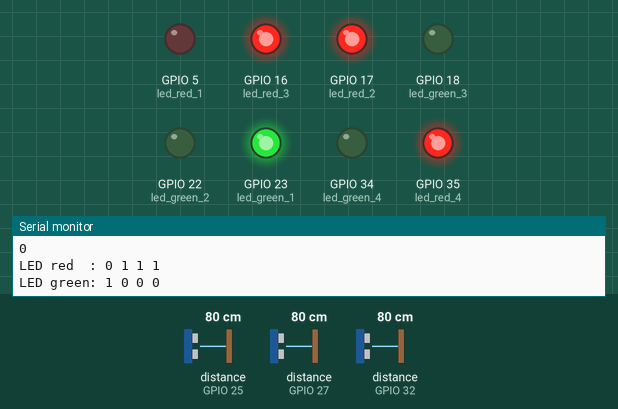
Simulated run of this sketch. Board: ESP32. On the bench: output pins drawn as LEDs (lit = HIGH), the last lines printed to the serial monitor. The test bench sets the inputs (shaded band); at power-on: distance to the obstacle (sensors on GPIO 25, GPIO 27, GPIO 32) 80 cm. The echo pulse lasts 58.3 µs per cm.

Above: at 3.0 s.
At 6.21 s:
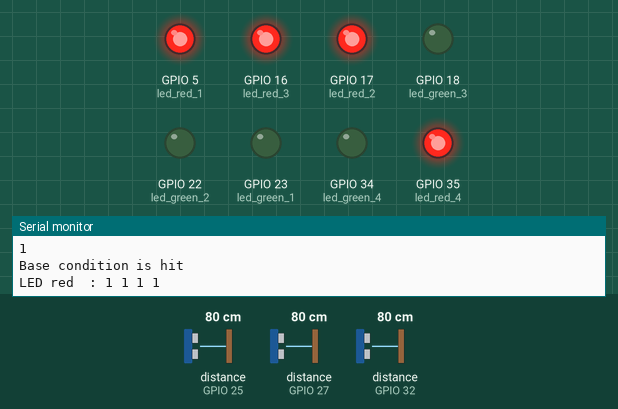
At 8.9 s:
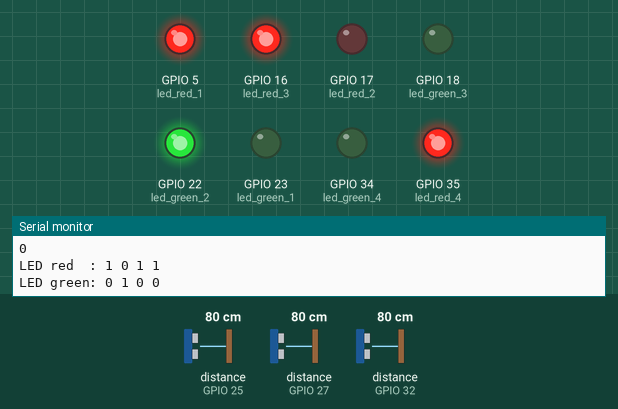
At 14.4 s:
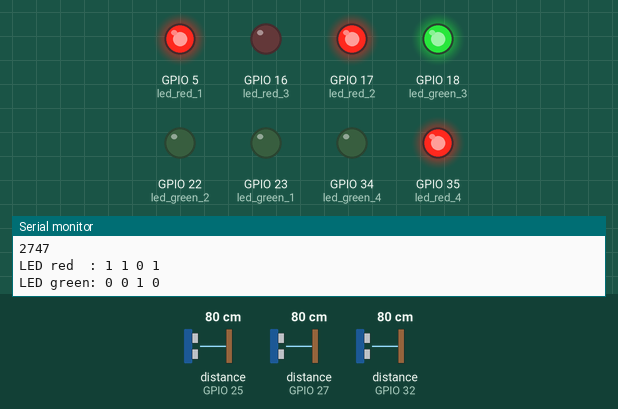
Timing chart, 0 to 18.8 s (numbered marks = the images above):
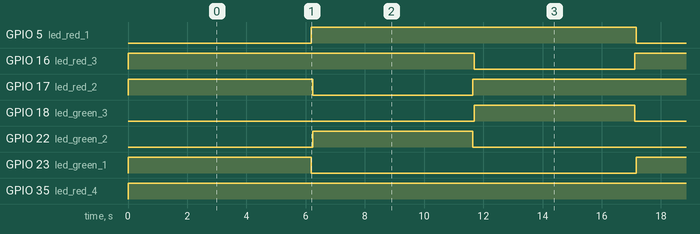

The sketch:

ultrasonic_3_way_j-4.ino
```cpp
// Ultrasonic sensor libraries
// #include <NewPing.h>
#include "Ultrasonic.h"
#include <Servo.h>

int type = 0; // Type of circuit
// 1 - 4 junction with 4 ultrasonic sensors
// 0 - 3 junction with 3 ultrasonic sensors


// const int trigPin1 = 12;  // Trigger pin for sensor 1
// const int echoPin1 = 14;  // Echo pin for sensor 1

// const int trigPin2 = 33;  // Trigger pin for sensor 2
// const int echoPin2 = 32;  // Echo pin for sensor 2

// const int trigPin3 = 5;  // Trigger pin for sensor 3
// const int echoPin3 = 18;  // Echo pin for sensor 3

// const int trigPin4 = 4;  // Trigger pin for sensor 4
// const int echoPin4 = 2;  // Echo pin for sensor 4

// const int led_red_1 = 22;
// const int led_red_2 = 23;
// const int led_red_3 = 35;
// const int led_red_4 = 15;

// const int led_green_1 = 21;
// const int led_green_2 = 27;
// const int led_green_3 = 34;
// const int led_green_4 = 19;


const int trigPin1 = 33;  // Trigger pin for sensor 1
const int echoPin1 = 32;  // Echo pin for sensor 1

const int trigPin2 = 21;  // Trigger pin for sensor 2
const int echoPin2 = 25;  // Echo pin for sensor 2

const int trigPin3 = 19;  // Trigger pin for sensor 3
const int echoPin3 = 27;  // Echo pin for sensor 3

// const int trigPin4 = 4;  // Trigger pin for sensor 4
// const int echoPin4 = 2;  // Echo pin for sensor 4

const int led_red_1 = 5;
const int led_red_2 = 17;
const int led_red_3 = 16;
const int led_red_4 = 35;

const int led_green_1 = 23;
const int led_green_2 = 22;
const int led_green_3 = 18;
const int led_green_4 = 34;


typedef enum tl_status {
  RED = 0,
  GREEN
} tl_status_t;


Ultrasonic ultrasonic1(trigPin1,echoPin1);
Ultrasonic ultrasonic2(trigPin2,echoPin2);
Ultrasonic ultrasonic3(trigPin3,echoPin3);
// Ultrasonic ultrasonic4(trigPin4,echoPin4);

int count_arr[4];  //count the number of cars per road
tl_status_t signal[4];  // 1 for green and 0 for red
int Timer[4];   // 0 for red and time remaining in millisecs for the green light
int light_index;
int multiplier;
int delay_per_read;
int threshold_time;
int flag_max_hit;

void setup() {
  Serial.begin(9600);

  // Initialise pinmodes for all LEDS
  pinMode(led_red_1,OUTPUT);
  pinMode(led_red_2,OUTPUT);
  pinMode(led_red_3,OUTPUT);
  pinMode(led_red_4,OUTPUT);

  pinMode(led_green_1,OUTPUT);
  pinMode(led_green_2,OUTPUT);
  pinMode(led_green_3,OUTPUT);
  pinMode(led_green_4,OUTPUT);


  light_index = 0;

  for(int i = 1; i < 4; i++) Timer[i] = 0;
  for(int i = 1; i < 4; i++) signal[i] = RED;
  for(int i = 0; i < 4; i++) count_arr[i] = 0;

  Timer[light_index] = 5000;
  signal[light_index] = GREEN;
  multiplier = 1250;
  delay_per_read = 250;
  threshold_time = 30000;
  flag_max_hit = 0;
  type = 0;

}

void loop() {

  Serial.printf("LED red  : %d %d %d %d\n", digitalRead(led_red_1), digitalRead(led_red_2), digitalRead(led_red_3), digitalRead(led_red_4));
  Serial.printf("LED green: %d %d %d %d\n", digitalRead(led_green_1), digitalRead(led_green_2), digitalRead(led_green_3), digitalRead(led_green_4));

  int max_cars=threshold_time/multiplier;

  signal[light_index] = GREEN;

  switch (light_index) {
  case 0: {
    digitalWrite(led_red_1,LOW);
    digitalWrite(led_red_2,HIGH);
    digitalWrite(led_red_3,HIGH);
    digitalWrite(led_red_4,HIGH);

    digitalWrite(led_green_1,HIGH);
    digitalWrite(led_green_2,LOW);
    digitalWrite(led_green_3,LOW);
    digitalWrite(led_green_4,LOW);
    break;
  }
  case 1: {
    digitalWrite(led_red_1,HIGH);
    digitalWrite(led_red_2,LOW);
    digitalWrite(led_red_3,HIGH);
    digitalWrite(led_red_4,HIGH);

    digitalWrite(led_green_1,LOW);
    digitalWrite(led_green_2,HIGH);
    digitalWrite(led_green_3,LOW);
    digitalWrite(led_green_4,LOW);
    break;
  }
  case 2: {
    digitalWrite(led_red_1,HIGH);
    digitalWrite(led_red_2,HIGH);
    digitalWrite(led_red_3,LOW);
    digitalWrite(led_red_4,HIGH);

    digitalWrite(led_green_1,LOW);
    digitalWrite(led_green_2,LOW);
    digitalWrite(led_green_3,HIGH);
    digitalWrite(led_green_4,LOW);
    break;
  }
  case 3: {
    if (type == 0) break;
    digitalWrite(led_red_1,HIGH);
    digitalWrite(led_red_2,HIGH);
    digitalWrite(led_red_3,HIGH);
    digitalWrite(led_red_4,LOW);

    digitalWrite(led_green_1,LOW);
    digitalWrite(led_green_2,LOW);
    digitalWrite(led_green_3,LOW);
    digitalWrite(led_green_4,HIGH);
    break;
  }
  default: {
    Serial.println("Warning: Invalid junction number");
  }
  }


  /////// LED green trigger
  // If the junction is empty
  if (flag_max_hit < max_cars &&
      count_arr[light_index] > 0 &&
      count_arr[light_index] <= max_cars) {
    Timer[light_index] += (multiplier * count_arr[light_index]);
    flag_max_hit+=count_arr[light_index];
    count_arr[light_index] = 0;
  }
  // If junction still has cars
  else if(flag_max_hit < max_cars && count_arr[light_index] > max_cars ){
    Timer[light_index] += multiplier*max_cars;
    flag_max_hit+=count_arr[light_index];
    count_arr[light_index] -= max_cars;
  }

  Timer[light_index] -= 1;

  count_arr[0] += read_from_pin(ultrasonic1);
  count_arr[1] += read_from_pin(ultrasonic2);
  count_arr[2] += read_from_pin(ultrasonic3);
  if(type == 1)
    // count_arr[3] += read_from_pin(ultrasonic4);

  // DEBUG PRINTS
  Serial.println("Count arr:-");
  Serial.println(count_arr[0]);
  Serial.println(count_arr[1]);
  Serial.println(count_arr[2]);
  if(type == 1) Serial.println(count_arr[3]);
  Serial.println();

  Serial.println("Timer:-");
  Serial.println(Timer[0]);
  Serial.println(Timer[1]);
  Serial.println(Timer[2]);
  if(type == 1)  Serial.println(Timer[3]);
  Serial.println();
  // END DEBUG PRINTS

  if(Timer[light_index] <= 0) {
    // reset all signal variables
    signal[light_index] = RED;
    Timer[light_index] = 0;
    flag_max_hit = 0;

    switch (light_index) {
    case 0: {
      digitalWrite(led_green_1, LOW);
      digitalWrite(led_red_1, HIGH);
      break;
    }
    case 1: {
      digitalWrite(led_green_2, LOW);
      digitalWrite(led_red_2, HIGH);
      break;
    }
    case 2: {
      digitalWrite(led_green_3, LOW);
      digitalWrite(led_red_3, HIGH);
      break;
    }
    case 3: {
      digitalWrite(led_green_4, LOW);
      digitalWrite(led_red_4, HIGH);
      break;
    }
    default: {
      Serial.println("Warning: Invalid junction case");
    }
    }
    if(type==1)
      light_index = (light_index + 1) % 4;
    else
      light_index = (light_index + 1) % 3;

    Serial.println("Light switching");
    Serial.println(light_index);

    if (Base_condition(count_arr))
      {
	Serial.println("Base condition is hit");
	Timer[light_index] = 5000;
      }
    signal[light_index] = GREEN;
  }

  if(type == 1)
    Timer[light_index] -= (delay_per_read*4);
  else
    Timer[light_index] -= (delay_per_read*3);

}

int read_from_pin (Ultrasonic sensor) {
   float distance = sensor.read();
  // Serial.println("read1");
  // Serial.println(distance);
  int val= (distance<=10);
  delay(delay_per_read);
  if(val == 1)
  return 1;
  else
  return 0;
}

int Base_condition(int* count_arr){
  int check = 1;
  if(type==1)
    {
      for(int i =0;i<4;i++)
	{
	  if(count_arr[i] != 0)
	    {
              check = 0;
              break;
	    }
	}
    }
  else
    {
      for(int i =0;i<3;i++)
	{
	  if(count_arr[i] != 0)
	    {
              check = 0;
              break;
	    }
	}
    }
  return check;
}
```

Measured:
- by itself, GPIO 5 (led_red_1), GPIO 16 (led_red_3): alternates HIGH for 11.0 s and LOW for 5.4 s
- by itself, GPIO 17 (led_red_2): repeats every 16.4 s: LOW 5.4 s, HIGH 11.0 s
- by itself, GPIO 18 (led_green_3), GPIO 22 (led_green_2), GPIO 23 (led_green_1): alternates HIGH for 5.4 s and LOW for 11.0 s
- by itself, GPIO 35 (led_red_4): LOW → HIGH at 0.00 s
